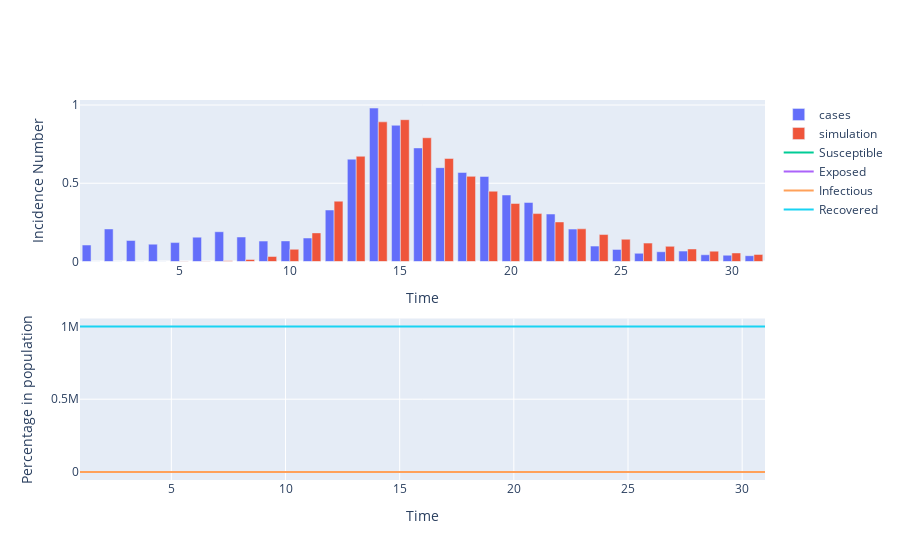

Source (notebook cell):
### Code cell
inferred_data = pd.DataFrame({
            'Time': times,
            'Incidence Number': inferred_result[:, -1],
            'Susceptible': inferred_result[:, 0],
            'Exposed': inferred_result[:, 1],
            'Infectious': inferred_result[:, 2],
            'Recovered': inferred_result[:, 3],
        })

# Plot flu data vs inferred incidences data
plot = plots.SubplotFigure()
plot.add_data(flu_data, time_key='time_index', inc_key='inc')
plot.add_simulation(inferred_data)
plot.get_subplots()
plot.show()

### Figure 1 — Plotly figure (JSON) as saved in the notebook; plotly's stock layout.template omitted (floating-point values rounded to 4 significant figures)
{"data": [{"name": "cases", "type": "bar", "x": [1, 2, 3, 4, 5, 6, 7, 8, 9, 10, 11, 12, 13, 14, 15, 16, 17, 18, 19, 20, 21, 22, 23, 24, 25, 26, 27, 28, 29, 30, 31], "xaxis": "x", "y": [0.1053, 0.208, 0.1344, 0.1108, 0.121, 0.1555, 0.1903, 0.1565, 0.1305, 0.1315, 0.1501, 0.3291, 0.6537, 0.9805, 0.8705, 0.7259, 0.5998, 0.5691, 0.5434, 0.4249, 0.3773, 0.3034, 0.207, 0.09828, 0.07748, 0.05239, 0.06239, 0.06639, 0.04292, 0.04015, 0.03708], "yaxis": "y"}, {"name": "simulation", "type": "bar", "x": [1, 2, 3, 4, 5, 6, 7, 8, 9, 10, 11, 12, 13, 14, 15, 16, 17, 18, 19, 20, 21, 22, 23, 24, 25, 26, 27, 28, 29, 30, 31], "xaxis": "x", "y": [0, 5.343e-05, 0.0001299, 0.0003222, 0.0008157, 0.00205, 0.005134, 0.0129, 0.03204, 0.07814, 0.1829, 0.3855, 0.6724, 0.8924, 0.9062, 0.7909, 0.6585, 0.5441, 0.4492, 0.3708, 0.3062, 0.2528, 0.2087, 0.1723, 0.1422, 0.1174, 0.09696, 0.08005, 0.06609, 0.05456, 0.04505], "yaxis": "y"}, {"mode": "lines", "name": "Susceptible", "type": "scatter", "x": [1, 2, 3, 4, 5, 6, 7, 8, 9, 10, 11, 12, 13, 14, 15, 16, 17, 18, 19, 20, 21, 22, 23, 24, 25, 26, 27, 28, 29, 30, 31], "xaxis": "x2", "y": [7.74, 7.739, 7.739, 7.737, 7.732, 7.72, 7.69, 7.616, 7.433, 6.997, 6.043, 4.311, 2.131, 0.6092, 0.09192, 0.007696, 0.0003888, 1.311e-05, 5.816e-07, -8.983e-07, -4.624e-07, 6.728e-07, 4.182e-07, -1.525e-07, 9.48e-07, -9.773e-07, 7.08e-07, -2.679e-08, 4.362e-07, 3.863e-07, 2.78e-07], "yaxis": "y2"}, {"mode": "lines", "name": "Exposed", "type": "scatter", "x": [1, 2, 3, 4, 5, 6, 7, 8, 9, 10, 11, 12, 13, 14, 15, 16, 17, 18, 19, 20, 21, 22, 23, 24, 25, 26, 27, 28, 29, 30, 31], "xaxis": "x2", "y": [0.0001815, 0.0004152, 0.001035, 0.002584, 0.006516, 0.01639, 0.04105, 0.1028, 0.2539, 0.6118, 1.383, 2.729, 4.236, 4.866, 4.477, 3.77, 3.119, 2.576, 2.126, 1.756, 1.449, 1.197, 0.9879, 0.8156, 0.6734, 0.5559, 0.459, 0.3789, 0.3129, 0.2583, 0.2132], "yaxis": "y2"}, {"mode": "lines", "name": "Infectious", "type": "scatter", "x": [1, 2, 3, 4, 5, 6, 7, 8, 9, 10, 11, 12, 13, 14, 15, 16, 17, 18, 19, 20, 21, 22, 23, 24, 25, 26, 27, 28, 29, 30, 31], "xaxis": "x2", "y": [3.052e-05, 8.396e-05, 0.0002138, 0.000536, 0.001352, 0.003402, 0.008536, 0.02144, 0.05347, 0.1316, 0.3145, 0.7, 1.372, 2.265, 3.171, 3.962, 4.62, 5.164, 5.614, 5.984, 6.291, 6.543, 6.752, 6.924, 7.067, 7.184, 7.281, 7.361, 7.427, 7.482, 7.527], "yaxis": "y2"}, {"mode": "lines", "name": "Recovered", "type": "scatter", "x": [1, 2, 3, 4, 5, 6, 7, 8, 9, 10, 11, 12, 13, 14, 15, 16, 17, 18, 19, 20, 21, 22, 23, 24, 25, 26, 27, 28, 29, 30, 31], "xaxis": "x2", "y": [999300.0, 999300.0, 999300.0, 999300.0, 999300.0, 999300.0, 999300.0, 999300.0, 999300.0, 999300.0, 999300.0, 999300.0, 999300.0, 999300.0, 999300.0, 999300.0, 999300.0, 999300.0, 999300.0, 999300.0, 999300.0, 999300.0, 999300.0, 999300.0, 999300.0, 999300.0, 999300.0, 999300.0, 999300.0, 999300.0, 999300.0], "yaxis": "y2"}], "layout": {"xaxis": {"anchor": "y", "domain": [0, 1], "title": {"text": "Time"}}, "xaxis2": {"anchor": "y2", "domain": [0, 1], "title": {"text": "Time"}}, "yaxis": {"anchor": "x", "domain": [0.575, 1], "title": {"text": "Incidence Number"}}, "yaxis2": {"anchor": "x2", "domain": [0, 0.425], "title": {"text": "Percentage in population"}}}}
